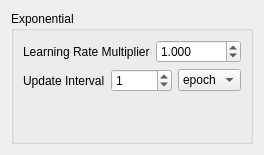
            <widget class="QWidget" name="page_Scheduler_ExponetialLR">
             <layout class="QVBoxLayout" name="verticalLayout_41">
              <item>
               <widget class="QGroupBox" name="grp_Scheduler_ExponentialLR">
                <property name="title">
                 <string>Exponential</string>
                </property>
                <layout class="QVBoxLayout" name="verticalLayout_40">
                 <item>
                  <layout class="QHBoxLayout" name="horizontalLayout_57">
                   <item>
                    <widget class="QLabel" name="lbl_ExponentialLR_Learning_Rate_Multiplier">
                     <property name="text">
                      <string>Learning Rate Multiplier</string>
                     </property>
                    </widget>
                   </item>
                   <item>
                    <widget class="QDoubleSpinBox" name="dsBox_ExponentialLR_Learning_Rate_Multiplier">
                     <property name="decimals">
                      <number>3</number>
                     </property>
                     <property name="maximum">
                      <double>5.000000000000000</double>
                     </property>
                     <property name="singleStep">
                      <double>0.010000000000000</double>
                     </property>
                     <property name="value">
                      <double>1.000000000000000</double>
                     </property>
                    </widget>
                   </item>
                  </layout>
                 </item>
                 <item>
                  <layout class="QHBoxLayout" name="horizontalLayout_58">
                   <item>
                    <widget class="QLabel" name="lbl_ExponentialLR_Update_Interval">
                     <property name="text">
                      <string>Update Interval</string>
                     </property>
                    </widget>
                   </item>
                   <item>
                    <widget class="QSpinBox" name="sBox_StepLR_Update_Interval_2">
                     <property name="maximum">
                      <number>10000</number>
                     </property>
                     <property name="value">
                      <number>1</number>
                     </property>
                    </widget>
                   </item>
                   <item>
                    <widget class="QComboBox" name="cBox_ExponentialLR_Update_Interval_Unit">
                     <item>
                      <property name="text">
                       <string>epoch</string>
                      </property>
                     </item>
                     <item>
                      <property name="text">
                       <string>iter</string>
                      </property>
                     </item>
                    </widget>
                   </item>
                  </layout>
                 </item>
                 <item>
                  <spacer name="verticalSpacer_13">
                   <property name="orientation">
                    <enum>Qt::Vertical</enum>
                   </property>
                   <property name="sizeHint" stdset="0">
                    <size>
                     <width>20</width>
                     <height>40</height>
                    </size>
                   </property>
                  </spacer>
                 </item>
                </layout>
               </widget>
              </item>
             </layout>
            </widget>
